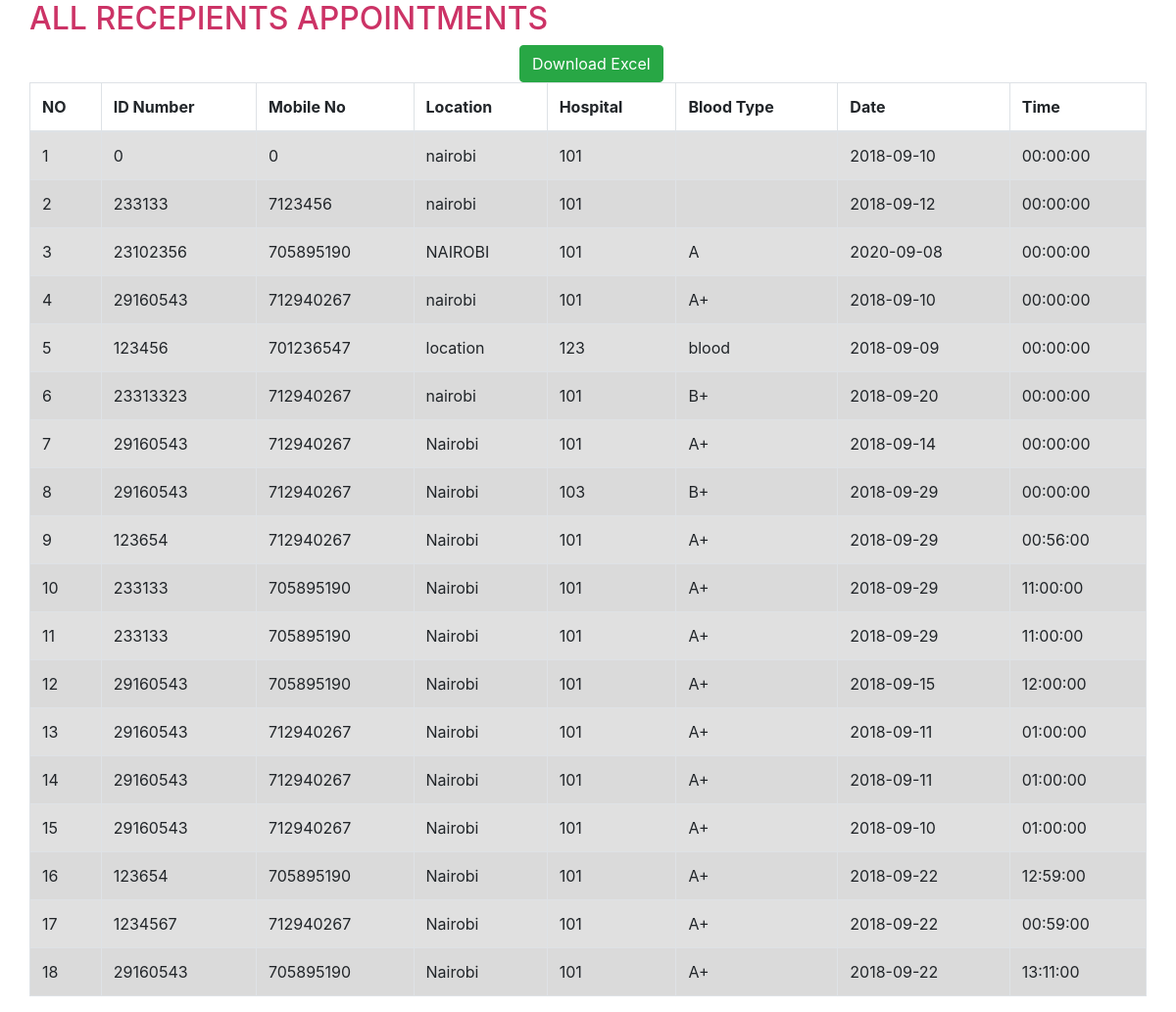
Page /appointments/allRecepients.php on the committed database.
### tables this page shows
CREATE TABLE IF NOT EXISTS `appointments` (
  `idNumber` int(10) NOT NULL,
  `mobileNumber` int(10) NOT NULL,
  `hospitaID` int(50) NOT NULL,
  `location` varchar(100) NOT NULL,
  `bloodType` varchar(50) NOT NULL,
  `date` date NOT NULL,
  `time` time NOT NULL,
  `appointmentType` varchar(50) NOT NULL
);

### appointments/allRecepients.php (the view, shortened to what this page needs)
<?php
$servername="localhost";
$username="root";
$password="";
$dbname="bloodbank";
$con=new mysqli($servername,$username,$password,$dbname) or die("failed to connect to server");
?>
<!DOCTYPE html>
<html>
<head>
    <link rel="stylesheet" href="https://maxcdn.bootstrapcdn.com/bootstrap/4.0.0/css/bootstrap.min.css">
</head>
<body>
 <div class="container">
  <div class="row">
    <h2 style="color: #CC3366; ">ALL RECEPIENTS APPOINTMENTS</h2>
    <form class="form-inline my-2 my-lg-0" style="margin-left: 500px;" action="allRecepients.php" method="post">
      <button class="btn btn-success my-2 my-sm-0" type="submit" name="download">Download Excel</button>
    </form>
 <table id="recepientsTable" class="table table-striped table-condensed table-hover table-bordered">
  <thead>
    <tr>
      <th scope="col">NO<i class="fa fa-sort float-right" aria-hidden="true"></i></th>
      <th scope="col">ID Number</th>
      <th scope="col">Mobile No</th>
      <th scope="col">Location</th>
      <th scope="col">Hospital</th>
      <th scope="col">Blood Type</th>
      <th scope="col">Date</th>
      <th scope="col">Time</th>
    </tr>
  </thead>
  <tbody>
    <?php
    $query_run= mysqli_query($con,"SELECT * FROM appointments WHERE appointmentType='RECIPIENT'");
     $counter = 1;
     while($row= mysqli_fetch_assoc($query_run)) : ?>
    <tr class="table-active">
      <td><?php echo $counter++;?></td>
      <td><?php echo $row['idNumber'] ;?></td>
      <td><?php echo $row['mobileNumber'];?></td>
      <td><?php echo $row['location'];?></td>
      <td><?php echo $row['hospitaID'];?></td>
      <td><?php echo $row['bloodType'];?></td>
      <td><?php echo $row['date'];?></td>
      <td><?php echo $row['time'];?></td>
    </tr>
<?php endwhile ;?>
  </tbody>
</table>
</div>
</div>
</body>
</html>

### rows in the picture
appointments: idNumber "0", mobileNumber "0", location "nairobi", hospitaID "101", date "2018-09-10", time "00:00:00"
appointments: idNumber "233133", mobileNumber "7123456", location "nairobi", hospitaID "101", date "2018-09-12", time "00:00:00"
appointments: idNumber "23102356", mobileNumber "705895190", location "NAIROBI", hospitaID "101", bloodType "A", date "2020-09-08", time "00:00:00"
appointments: idNumber "29160543", mobileNumber "712940267", location "nairobi", hospitaID "101", bloodType "A+", date "2018-09-10", time "00:00:00"
appointments: idNumber "123456", mobileNumber "701236547", location "location", hospitaID "123", bloodType "blood", date "2018-09-09", time "00:00:00"
appointments: idNumber "23313323", mobileNumber "712940267", location "nairobi", hospitaID "101", bloodType "B+", date "2018-09-20", time "00:00:00"
appointments: idNumber "29160543", mobileNumber "712940267", location "Nairobi", hospitaID "101", bloodType "A+", date "2018-09-14", time "00:00:00"
appointments: idNumber "29160543", mobileNumber "712940267", location "Nairobi", hospitaID "103", bloodType "B+", date "2018-09-29", time "00:00:00"
appointments: idNumber "123654", mobileNumber "712940267", location "Nairobi", hospitaID "101", bloodType "A+", date "2018-09-29", time "00:56:00"
appointments: idNumber "233133", mobileNumber "705895190", location "Nairobi", hospitaID "101", bloodType "A+", date "2018-09-29", time "11:00:00"
appointments: idNumber "233133", mobileNumber "705895190", location "Nairobi", hospitaID "101", bloodType "A+", date "2018-09-29", time "11:00:00"
appointments: idNumber "29160543", mobileNumber "705895190", location "Nairobi", hospitaID "101", bloodType "A+", date "2018-09-15", time "12:00:00"
appointments: idNumber "29160543", mobileNumber "712940267", location "Nairobi", hospitaID "101", bloodType "A+", date "2018-09-11", time "01:00:00"
appointments: idNumber "29160543", mobileNumber "712940267", location "Nairobi", hospitaID "101", bloodType "A+", date "2018-09-11", time "01:00:00"
appointments: idNumber "29160543", mobileNumber "712940267", location "Nairobi", hospitaID "101", bloodType "A+", date "2018-09-10", time "01:00:00"
appointments: idNumber "123654", mobileNumber "705895190", location "Nairobi", hospitaID "101", bloodType "A+", date "2018-09-22", time "12:59:00"
appointments: idNumber "1234567", mobileNumber "712940267", location "Nairobi", hospitaID "101", bloodType "A+", date "2018-09-22", time "00:59:00"
appointments: idNumber "29160543", mobileNumber "705895190", location "Nairobi", hospitaID "101", bloodType "A+", date "2018-09-22", time "13:11:00"
